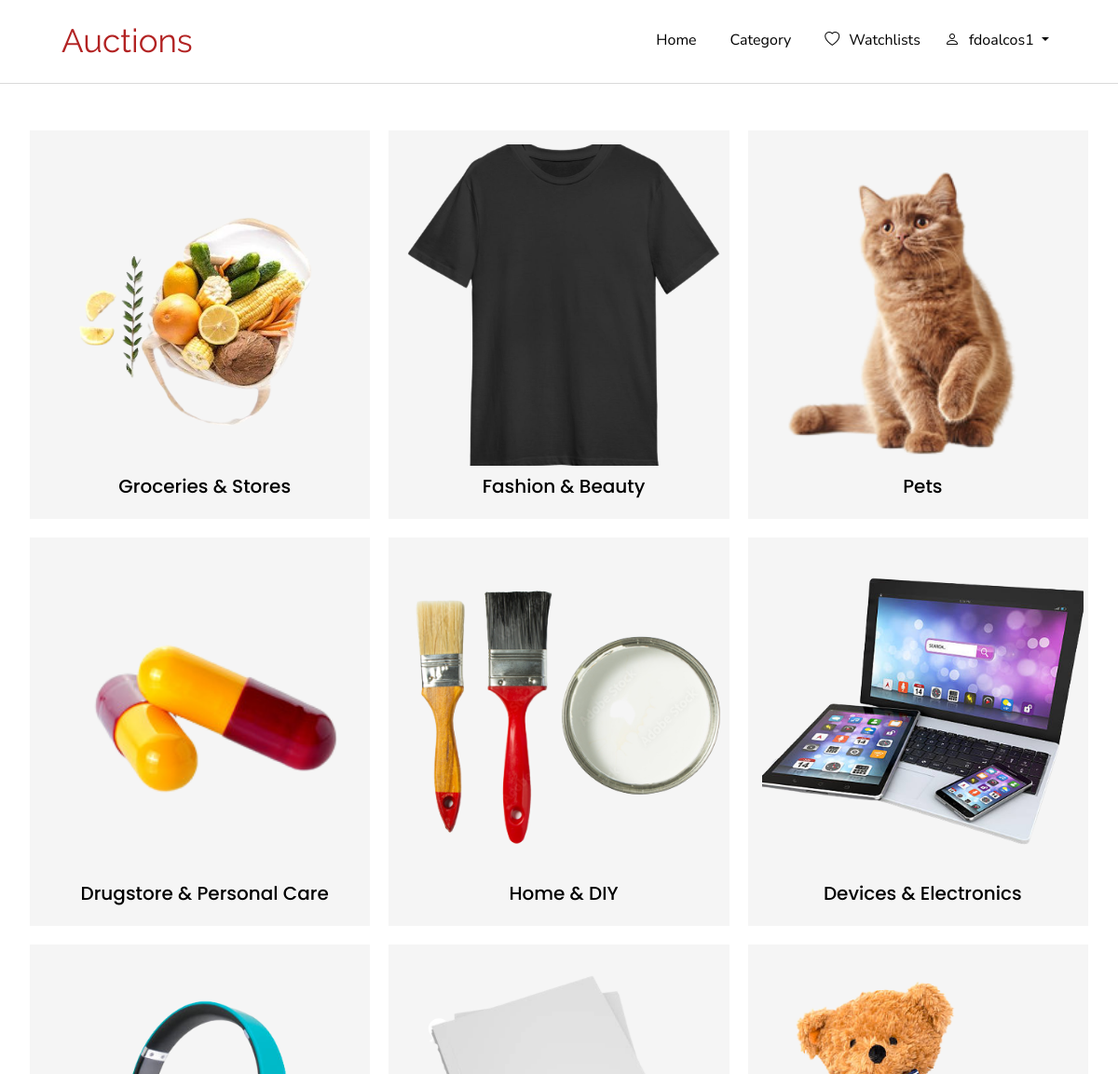
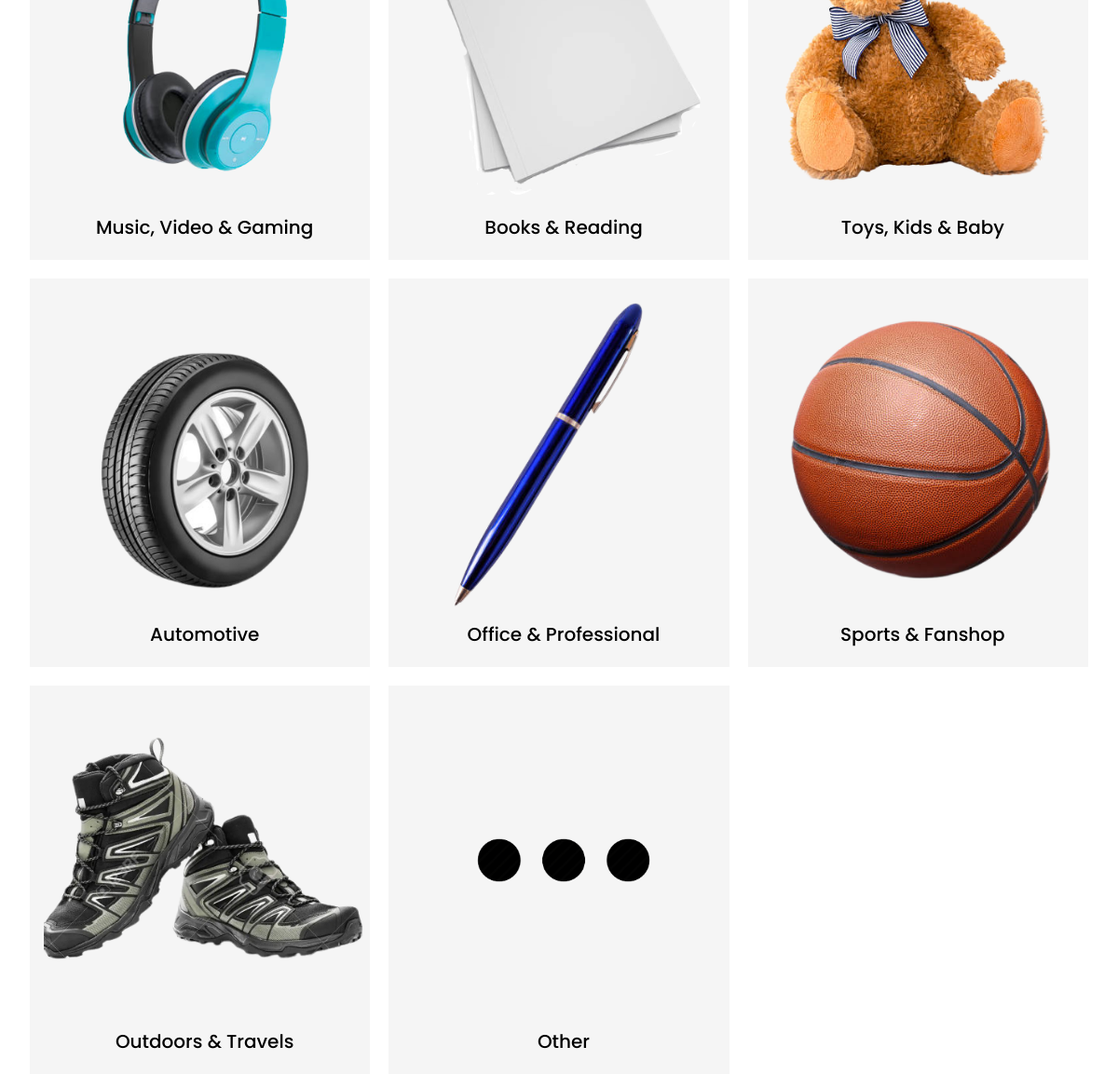
Page /category (signed in) on the committed database (2 pictures, top to bottom).
### auctions/models.py (models this page shows)
class User(AbstractUser):
    pass

class Category(models.Model):
    CATEGORIES = ("Groceries & Stores", "Groceries & Stores"), ("Fashion & Beauty", "Fashion & Beauty"), ("Pets", "Pets"), ("Drugstore & Personal Care", "Drugstore & Personal Care"), ("Home & DIY", "Home & DIY"), ("Devices & Electronics", "Devices & Electronics"), ("Music, Video & Gaming", "Music, Video & Gaming"), ("Books & Reading", "Books & Reading"), ("Toys, Kids & Baby", "Toys, Kids & Baby"), ("Automotive", "Automotive"), ("Office & Professional", "Office & Professional"), ("Sports & Fanshop", "Sports & Fanshop"), ("Outdoors & Travels", "Outdoors & Travels"), ("Other", "Other")
    name = models.CharField(max_length=100, choices=CATEGORIES, primary_key=True)
    category_image = models.ImageField(upload_to='category/', blank=True, null=True)
    def __str__(self):
        return f"{self.name}"

### auctions/views.py (the view)
# urls.py: path("category", views.category, name="category"),
def category(request):
    categories = Category.objects.all()
    return render(request, "auctions/category.html", {
        "category": categories
    })

### auctions/templates/auctions/category.html
{% extends "auctions/layout.html" %}
{% block body %}
    <div class="container">
        <div class="category__grid">
            {% for category in category %}
            <a href="{% url 'categories' category %}">
                <div class="category__cards" >
                    {% if category.category_image %}
                        <img class="category__image" src="{{ category.category_image.url}}" alt="{{ category.name }}" >
                    {% else %}
                        <img class="category__image" src="static/auctions/noimage.jpg" alt="{{ category.name }}">
                    {% endif %}
                    <div class="category__content">
                        <h2 class="category__title">{{ category.name }}</h2>
                    </div>
                </div>
            </a>
            {% endfor %}
        </div>
    </div>
{% endblock %}

### auctions/templates/auctions/layout.html (shortened to what this page needs)
{% load static %}
{% load widget_tweaks %}
<!DOCTYPE html>
<html lang="en">
    <head>
        <link rel="stylesheet" href="https://stackpath.bootstrapcdn.com/bootstrap/4.4.1/css/bootstrap.min.css">
        <link rel="stylesheet" href="https://cdn.jsdelivr.net/npm/bootstrap-icons@1.8.3/font/bootstrap-icons.css">
        <link href="{% static 'styles.css' %}" rel="stylesheet">
    </head>
    <body>
        <nav class="nav__item navbar navbar-expand-lg navbar-light sticky-top">
            <a href="{% url 'index' %}" class="nav__title navbar-brand"> Auctions</a>
            <div class="nav__content collapse navbar-collapse" id="navbarMenu">
                <ul class="navbar-nav ml-auto">
                    <li class="nav-item">
                        <a href="{% url 'index' %}" class="nav__link nav-link">Home</a>
                    </li>
                    <li class="nav-item">
                        <a href="{% url 'category' %}" class="nav__link nav-link">Category</a>
                    </li>
                    {% if user.is_authenticated %}
                    <li class="nav-item">
                        <a href="{% url 'watches' %}" class="nav__link nav-link"><i class="nav__i bi bi-heart"></i>Watchlists</a>
                    </li>
                    <div class="dropdown">
                        <a class="nav__link nav-link dropdown-toggle" href="#" role="button" id="dropdownMenuLink" data-bs-toggle="dropdown" aria-expanded="false">
                        <i class="nav__i bi bi-person"></i>{{ request.user }}
                        </a>
                    </div>
                    {% endif %}
                </ul>
            </div>
        </nav>
        {% block body %}
        {% endblock %}
    </body>
</html>

### auctions/static/styles.css (style rules this page uses)
body { margin: 0; }
img, picture { max-width: 100%; display: block; }
.navbar { background-color: white; border-bottom: 1px solid #dadada; }
.navbar-light .navbar-brand { color: firebrick; }
.nav__title { font-family: 'Raleway', sans-serif; font-size: 35px; margin: 0 0 0 50px; padding: 10px 0 10px 0; }
.nav__content { font-family: 'Nunito Sans', sans-serif; margin: 0 50px 0 0; padding: 10px 0 10px 0; }
.nav__i { margin: 0 10px 0 0; }
.nav-item { padding: 0 10px 0 10px; }
.nav__link { border-bottom: 2px solid transparent; transition: 0.10s; }
.navbar-light .navbar-nav .nav-link { color: black; }
.container { max-width: 100rem; margin-inline: auto; padding-inline: 2rem; }
a { text-decoration: none; }
.category__grid { display: grid; grid-template-columns: repeat(auto-fit, minmax(20rem, 1.5fr)); gap: 20px; margin: 50px 0 0 0; }
.category__cards { background: #f5f5f5; padding: 15px 5px 15px 15px; transition: 0.25s; }
.category__image { width: 100%; aspect-ratio: 1 / 1; object-fit: cover; }
.category__content { text-align: center; }
.category__title { font-family: 'Poppins', sans-serif; font-size: 20px; color: black; padding: 10px 0 0 0; }

### rows in the picture
User: user "fdoalcos1"
Category: category_image (picture), name "Groceries & Stores"
Category: category_image (picture), name "Fashion & Beauty"
Category: category_image (picture), name "Pets"
Category: category_image (picture), name "Drugstore & Personal Care"
Category: category_image (picture), name "Home & DIY"
Category: category_image (picture), name "Devices & Electronics"
Category: category_image (picture), name "Music, Video & Gaming"
Category: category_image (picture), name "Books & Reading"
Category: category_image (picture), name "Toys, Kids & Baby"
Category: category_image (picture), name "Automotive"
Category: category_image (picture), name "Office & Professional"
Category: category_image (picture), name "Sports & Fanshop"
Category: category_image (picture), name "Outdoors & Travels"
Category: category_image (picture), name "Other"
